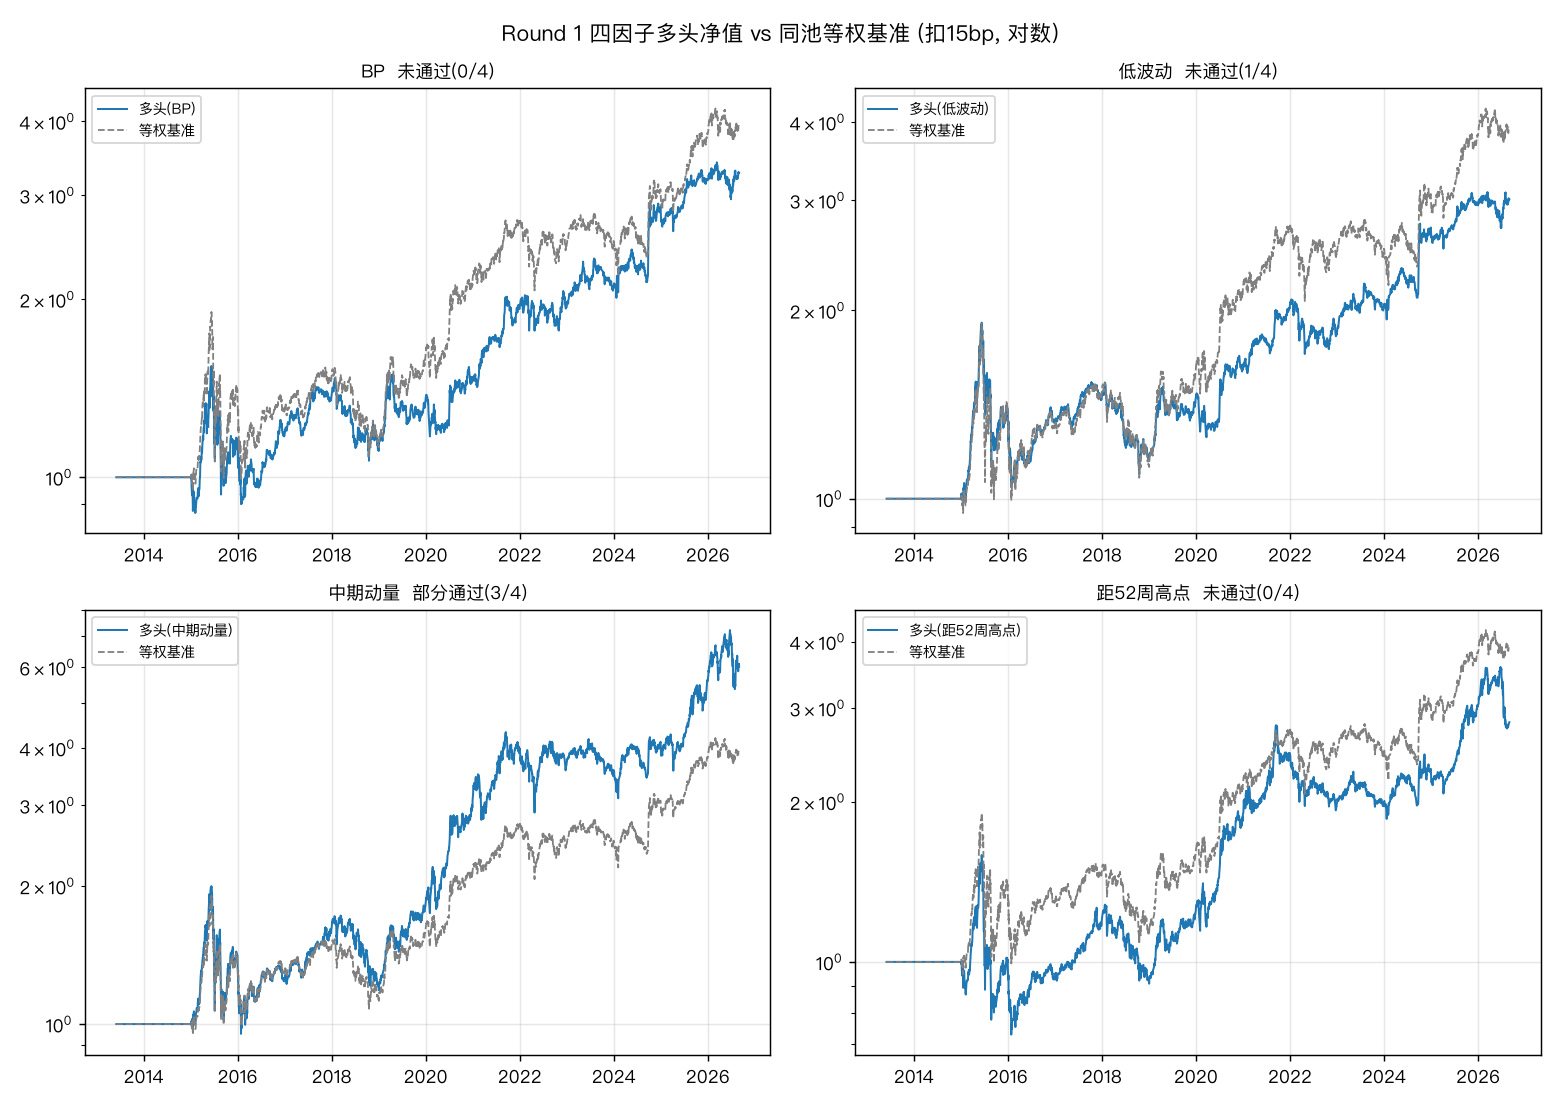

Generate this figure with Python:
#!/usr/bin/env -S uv run --no-sync
# -*- coding: utf-8 -*-
"""Round 1 因子批量筛选 —— 严格按 docs/factor_screen_round1_plan.md v1.0 实施。

四因子(候选池梯队一): BP / 低波动 / 中期动量 / 距52周高点
每因子: 预注册方向 → 月度 RankIC + 五分组(扣15bp) + 分年代 → 四层判定
另产出: 因子值截面相关矩阵(月均 Spearman) + IC 序列相关矩阵
池/成本/分组口径与 reversal_factor.py 完全一致(直接复用其函数)。

用法: uv run python research/factor_screen_round1.py
"""

from __future__ import annotations

import sys
from pathlib import Path

import matplotlib

matplotlib.use("Agg")
import matplotlib.pyplot as plt
import numpy as np
import pandas as pd
from scipy import stats as sps

plt.rcParams["font.sans-serif"] = ["PingFang SC", "Heiti TC", "Arial Unicode MS"]
plt.rcParams["axes.unicode_minus"] = False

sys.path.insert(0, str(Path(__file__).resolve().parents[3]))
from research.dividend_factor import load_all, month_last_days, metrics
from research.reversal_factor import ERAS, N_Q, build_pool, ew_nav

COST = 15e-4
COST_SWEEP = [25e-4, 35e-4]
OUT = Path(__file__).resolve().parents[3] / "output"

# 方向: +1 = 因子值高→看好(多头=Q5); -1 = 值低→看好(多头=Q1)  —— 预注册写死
FACTORS = {"BP": +1, "低波动": -1, "中期动量": +1, "距52周高点": +1}


def build_factors(close: pd.DataFrame, pb: pd.DataFrame) -> dict[str, pd.DataFrame]:
    ret1 = close.pct_change()
    return {
        "BP": 1.0 / pb.where(pb > 0),
        "低波动": ret1.rolling(21, min_periods=15).std(),
        "中期动量": close.shift(21) / close.shift(250) - 1.0,
        "距52周高点": close / close.rolling(250, min_periods=200).max() - 1.0,
    }


def main() -> None:
    print("== Round 1 因子批量筛选 (预注册 v1.0): BP/低波动/中期动量/距52周高点 ==")
    close, real, pb, tst, isst, *_ = load_all()
    print(
        f"数据: {close.shape[0]} 交易日 × {close.shape[1]} 只, "
        f"{close.index[0].date()} ~ {close.index[-1].date()}"
    )
    pool = build_pool(close, tst, isst)
    ret_qfq = close.pct_change()
    factors = build_factors(close, pb)

    idx = close.index
    sig_days = [t for t in month_last_days(idx) if idx.get_loc(t) + 1 < len(idx)]

    # ---- 逐月: 每因子分组集合 + IC; 基准集合; 截面相关累积 ----
    q_sets = {name: [dict() for _ in range(N_Q)] for name in FACTORS}
    bench_sets: dict = {}
    ics = {name: {} for name in FACTORS}
    corr_sum = pd.DataFrame(0.0, index=list(FACTORS), columns=list(FACTORS))
    corr_n = 0
    n_months = 0
    for k, T in enumerate(sig_days):
        e = pool.loc[T]
        T2 = sig_days[k + 1] if k + 1 < len(sig_days) else None
        exec_day = idx[idx.get_loc(T) + 1]
        fwd = (close.loc[T2] / close.loc[T] - 1.0) if T2 is not None else None

        # 截面相关矩阵(四因子共同有效截面)
        common = e.copy()
        for f in factors.values():
            common &= f.loc[T].notna()
        if common.sum() >= 50:
            sub = pd.DataFrame({name: f.loc[T][common] for name, f in factors.items()})
            corr_sum += sub.corr(method="spearman")
            corr_n += 1

        bench_codes = e[e].index
        if len(bench_codes) >= 50:
            bench_sets[exec_day] = set(bench_codes)
            n_months += 1
        for name, f in factors.items():
            fv = f.loc[T][e].dropna()
            if len(fv) < 50:
                continue
            rk = fv.rank(method="first")
            q = pd.qcut(rk, N_Q, labels=False)
            for g in range(N_Q):
                q_sets[name][g][exec_day] = set(fv.index[q == g])
            if fwd is not None:
                m = fv.index.intersection(fwd.dropna().index)
                if len(m) >= 50:
                    ics[name][T] = sps.spearmanr(fv[m], fwd[m])[0]

    corr_cs = corr_sum / corr_n
    ic_df = pd.DataFrame(ics).sort_index(axis=1)
    corr_ic = (
        ic_df.corr()
    )  # 因子×因子（月度IC序列相关；bug修复：此前误用 ic_df.T.corr()）

    # ---- 回测: 基准一次, 各因子五分组 + 多头 + 成本压测 ----
    nav_bench, _ = ew_nav(ret_qfq, bench_sets, COST)
    ann_bench = metrics(nav_bench)["年化"]
    rows, long_navs = {}, {}
    for name, direction in FACTORS.items():
        g_navs = [ew_nav(ret_qfq, q_sets[name][g], COST)[0] for g in range(N_Q)]
        anns = [metrics(v)["年化"] for v in g_navs]
        li = N_Q - 1 if direction == +1 else 0  # 多头组下标
        si = N_Q - 1 - li  # 空头组下标
        long_nav, turn = ew_nav(ret_qfq, q_sets[name][li], COST)
        long_navs[name] = long_nav
        long25, _ = ew_nav(ret_qfq, q_sets[name][li], COST_SWEEP[0])
        long35, _ = ew_nav(ret_qfq, q_sets[name][li], COST_SWEEP[1])
        ic = ic_df[name].dropna()
        ic_mean, ic_t = ic.mean(), ic.mean() / ic.std() * np.sqrt(len(ic))
        sign_ok = (ic_mean > 0) == (direction == +1)
        era_exc = {}
        for era, (s, e_) in ERAS.items():
            a = long_nav[s:e_]
            b = nav_bench[s:e_]
            era_exc[era] = (
                metrics(a / a.dropna().iloc[0])["年化"]
                - metrics(b / b.dropna().iloc[0])["年化"]
            )
        c1 = sign_ok and abs(ic_mean) >= 0.03 and abs(ic_t) >= 2
        c2 = (anns[li] == max(anns)) and (anns[si] == min(anns))
        c3 = metrics(long_nav)["年化"] - ann_bench >= 0.01
        c4 = sum(v > 0 for v in era_exc.values()) >= 2
        n_pass = sum([c1, c2, c3, c4])
        verdict = {4: "通过", 3: "部分通过"}.get(n_pass, "未通过")
        rows[name] = {
            "方向": direction,
            "IC均值": round(ic_mean, 4),
            "IC_t": round(ic_t, 2),
            "IC方向正确": sign_ok,
            "多头年化15bp": round(metrics(long_nav)["年化"], 4),
            "基准年化": round(ann_bench, 4),
            "超额15bp": round(metrics(long_nav)["年化"] - ann_bench, 4),
            "超额25bp": round(metrics(long25)["年化"] - ann_bench, 4),
            "超额35bp": round(metrics(long35)["年化"] - ann_bench, 4),
            "多头年换手": round(turn, 1),
            "空头年化": round(anns[si], 4),
            "多空毛(几何)": round(metrics(long_nav / g_navs[si])["年化"], 4),
            **{f"超额{era}": round(v, 4) for era, v in era_exc.items()},
            "①IC": c1,
            "②单调": c2,
            "③可交易": c3,
            "④稳定": c4,
            "判定": f"{verdict}({n_pass}/4)",
        }
        print(
            f"\n■ {name} (方向{'高好' if direction == +1 else '低好'}) 判定: {verdict}"
        )
        print(
            "  分组年化: "
            + "  ".join(
                f"Q{g + 1}{'*' if g == li else ''}:{anns[g]:+.1%}" for g in range(N_Q)
            )
            + f"  基准:{ann_bench:+.1%}"
        )
        print(
            f"  IC均值 {ic_mean:+.4f} (t={ic_t:+.2f}, 方向{'对' if sign_ok else '反'}) | "
            f"多头超额 15bp:{metrics(long_nav)['年化'] - ann_bench:+.1%} "
            f"25bp:{metrics(long25)['年化'] - ann_bench:+.1%} "
            f"35bp:{metrics(long35)['年化'] - ann_bench:+.1%} | 年换手 {turn:.1f}"
        )
        print(
            "  分段超额: " + "  ".join(f"{era}:{v:+.1%}" for era, v in era_exc.items())
        )

    # ---- 相关性矩阵读数 ----
    print(f"\n== 因子值截面相关(月均 Spearman, {corr_n} 期) ==")
    print(corr_cs.round(2).to_string())
    print("\n== IC 序列相关(动态互补性) ==")
    print(corr_ic.round(2).to_string())
    same_source = [
        (a, b)
        for i, a in enumerate(corr_cs.index)
        for b in corr_cs.index[i + 1 :]
        if corr_cs.at[a, b] > 0.6
    ]
    if same_source:
        print(
            f"\n⚠ 预注册同源判据触发(截面相关>0.6): {same_source} → 组合阶段每组只留判定更优者"
        )

    # ---- 输出 ----
    OUT.mkdir(exist_ok=True)
    pd.DataFrame(rows).T.to_csv(OUT / "factor_screen_round1_summary.csv")
    corr_cs.round(4).to_csv(OUT / "factor_corr_crosssec.csv")
    corr_ic.round(4).to_csv(OUT / "factor_corr_ic.csv")

    fig, axes = plt.subplots(2, 2, figsize=(12, 8.5))
    for ax, (name, _) in zip(axes.flat, FACTORS.items()):
        ln = long_navs[name]
        v = rows[name]["判定"]
        ax.plot(ln, lw=1.1, label=f"多头({name})")
        ax.plot(nav_bench, lw=1.0, ls="--", color="gray", label="等权基准")
        ax.set_yscale("log")
        ax.legend(fontsize=8)
        ax.grid(alpha=0.3)
        ax.set_title(f"{name}  {v}", fontsize=10)
    fig.suptitle("Round 1 四因子多头净值 vs 同池等权基准 (扣15bp, 对数)", fontsize=12)
    fig.tight_layout()
    out_png = OUT / "factor_screen_round1.png"
    fig.savefig(out_png, dpi=130)
    print(f"\n图已保存: {out_png}")
    print(
        "CSV: factor_screen_round1_summary.csv / factor_corr_crosssec.csv / factor_corr_ic.csv"
    )


if __name__ == "__main__":
    main()
